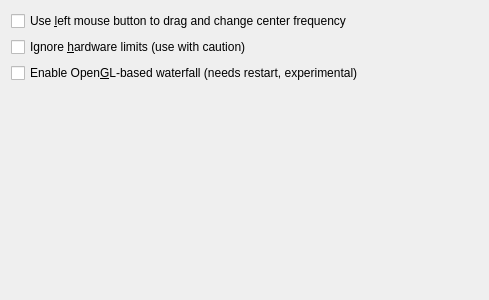
<?xml version="1.0" encoding="UTF-8"?>
<ui version="4.0">
 <class>GuiConfigTab</class>
 <widget class="QWidget" name="GuiConfigTab">
  <property name="geometry">
   <rect>
    <x>0</x>
    <y>0</y>
    <width>489</width>
    <height>300</height>
   </rect>
  </property>
  <property name="windowTitle">
   <string>Form</string>
  </property>
  <layout class="QFormLayout" name="formLayout">
   <item row="0" column="0">
    <widget class="QCheckBox" name="reverseDragBehaviorCheck">
     <property name="text">
      <string>Use &amp;left mouse button to drag and change center frequency</string>
     </property>
    </widget>
   </item>
   <item row="3" column="0">
    <spacer name="verticalSpacer_3">
     <property name="orientation">
      <enum>Qt::Vertical</enum>
     </property>
     <property name="sizeHint" stdset="0">
      <size>
       <width>20</width>
       <height>252</height>
      </size>
     </property>
    </spacer>
   </item>
   <item row="1" column="0">
    <widget class="QCheckBox" name="noLimitsCheck">
     <property name="text">
      <string>Ignore &amp;hardware limits (use with caution)</string>
     </property>
    </widget>
   </item>
   <item row="2" column="0">
    <widget class="QCheckBox" name="useGLWaterfallCheck">
     <property name="text">
      <string>Enable Open&amp;GL-based waterfall (needs restart, experimental)</string>
     </property>
    </widget>
   </item>
  </layout>
 </widget>
 <resources/>
 <connections/>
</ui>
